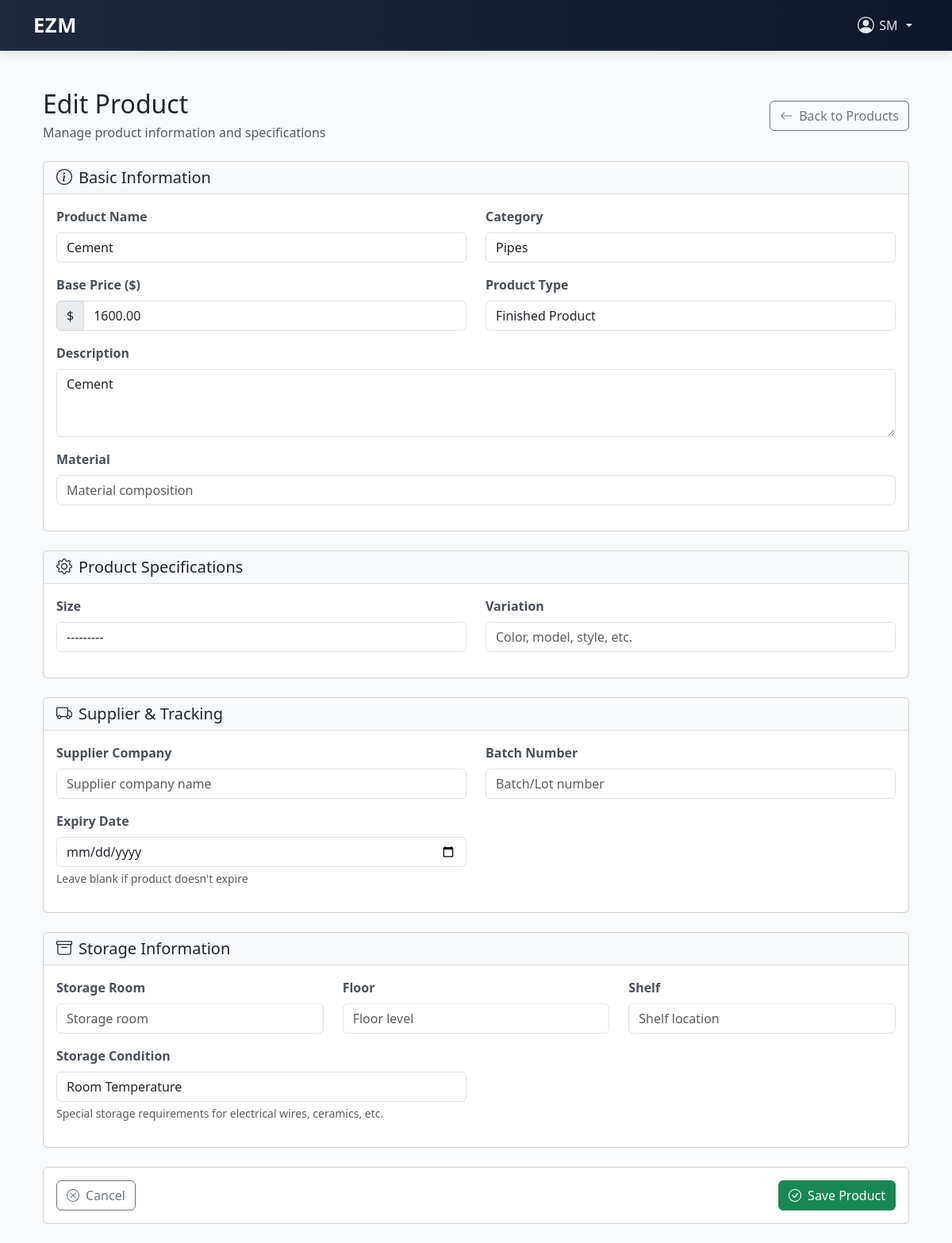
Page /inventory/products/1/edit/ (signed in) on the committed database.
### users/models.py (models this page shows)
class CustomUser(AbstractUser):
    ROLE_CHOICES = [
        ('admin', 'Admin'),
        ('head_manager', 'Head Manager'),
        ('store_manager', 'Store Manager'),
        ('cashier', 'Cashier'),
    ]
    role = models.CharField(max_length=20, choices=ROLE_CHOICES)
    store = models.ForeignKey('store.Store', on_delete=models.SET_NULL, null=True, blank=True) # Add this line
    is_first_login = models.BooleanField(default=True)
    phone_number = models.CharField(max_length=20, blank=True)

### Inventory/models.py (models this page shows, shortened)
class Product(models.Model):
    name = models.CharField(max_length=100)
    category = models.CharField(max_length=100, choices=SETTINGS_CHOICES, default='')
    description = models.TextField()
    price = models.DecimalField(max_digits=10, decimal_places=2)
    material = models.TextField()
    size = models.CharField(max_length=50, choices=SIZE_CHOICES, blank=True, null=True, help_text="Product size")
    variation = models.CharField(max_length=100, blank=True, null=True, help_text="Product variation (color, model, etc.)")
    product_type = models.CharField(max_length=50, choices=PRODUCT_TYPE_CHOICES, default='finished_product', help_text="Type of product")
    supplier_company = models.CharField(max_length=200, blank=True, null=True, help_text="Supplier company name")
    batch_number = models.CharField(max_length=100, blank=True, null=True, help_text="Batch or lot number")
    expiry_date = models.DateField(blank=True, null=True, help_text="Product expiry date (if applicable)")
    room = models.CharField(max_length=50, blank=True, null=True, help_text="Storage room")
    shelf = models.CharField(max_length=50, blank=True, null=True, help_text="Shelf location")
    floor = models.CharField(max_length=50, blank=True, null=True, help_text="Floor level")
    storing_condition = models.CharField(
        max_length=50,
        choices=STORING_CONDITION_CHOICES,
        default='room_temperature',
        help_text="Required storage conditions"
    )
    created_at = models.DateTimeField(auto_now_add=True, null=True, blank=True)
    updated_at = models.DateTimeField(auto_now=True, null=True, blank=True)
    class Meta:
        ordering = ['name']
        indexes = [
            models.Index(fields=['name']),
            models.Index(fields=['category']),
            models.Index(fields=['supplier_company']),
            models.Index(fields=['batch_number']),
            models.Index(fields=['expiry_date']),
        ]

### Inventory/views.py (the view, shortened to what this page needs)
# urls.py: path('products/<int:pk>/edit/', ProductUpdateView.as_view(), name='product_update'),
class ProductUpdateView(LoginRequiredMixin, ManagerAndOwnerMixin, UpdateView):
    model = Product
    form_class = ProductForm
    template_name = 'inventory/product_form.html'
    extra_context = {'title': 'Edit Product'}
    success_url = reverse_lazy('product_list')

### Inventory/views.py (called while the page is built)
    def test_func(self):
        return self.request.user.is_authenticated and self.request.user.role in ['head_manager', 'store_manager']

### store/templates/inventory/product_form.html (shortened to what this page needs)
{% extends 'base.html' %}
{% load widget_tweaks %}
{% block content %}
<div class="container mt-4">
  <div class="row mb-4">
    <div class="col-12">
      <div class="d-flex justify-content-between align-items-center">
        <div>
          <h2 class="mb-1">{{ title }}</h2>
          <p class="text-muted mb-0">Manage product information and specifications</p>
        </div>
        <div>
          <a href="{% url 'product_list' %}" class="btn btn-outline-secondary">
            <i class="bi bi-arrow-left me-2"></i>Back to Products
          </a>
        </div>
      </div>
    </div>
  </div>
  <form method="post" class="needs-validation" novalidate>
    <div class="card mb-4">
      <div class="card-header">
        <h5 class="mb-0"><i class="bi bi-info-circle me-2"></i>Basic Information</h5>
      </div>
      <div class="card-body">
        <div class="row">
          <div class="col-md-6">
            <div class="mb-3">
              <label for="{{ form.name.id_for_label }}" class="form-label">{{ form.name.label }}</label>
              {{ form.name|add_class:"form-control" }}
            </div>
          </div>
          <div class="col-md-6">
            <div class="mb-3">
              <label for="{{ form.category.id_for_label }}" class="form-label">{{ form.category.label }}</label>
              {{ form.category|add_class:"form-control" }}
            </div>
          </div>
        </div>
        <div class="row">
          <div class="col-md-6">
            <div class="mb-3">
              <label for="{{ form.price.id_for_label }}" class="form-label">{{ form.price.label }}</label>
              <div class="input-group">
                <span class="input-group-text">$</span>
                {{ form.price|add_class:"form-control" }}
              </div>
            </div>
          </div>
          <div class="col-md-6">
            <div class="mb-3">
              <label for="{{ form.product_type.id_for_label }}" class="form-label">{{ form.product_type.label }}</label>
              {{ form.product_type|add_class:"form-control" }}
            </div>
          </div>
        </div>
        <div class="mb-3">
          <label for="{{ form.description.id_for_label }}" class="form-label">{{ form.description.label }}</label>
          {{ form.description|add_class:"form-control" }}
        </div>
        <div class="mb-3">
          <label for="{{ form.material.id_for_label }}" class="form-label">{{ form.material.label }}</label>
          {{ form.material|add_class:"form-control" }}
        </div>
      </div>
    </div>
    <div class="card mb-4">
      <div class="card-header">
        <h5 class="mb-0"><i class="bi bi-gear me-2"></i>Product Specifications</h5>
      </div>
      <div class="card-body">
        <div class="row">
          <div class="col-md-6">
            <div class="mb-3">
              <label for="{{ form.size.id_for_label }}" class="form-label">{{ form.size.label }}</label>
              {{ form.size|add_class:"form-control" }}
            </div>
          </div>
          <div class="col-md-6">
            <div class="mb-3">
              <label for="{{ form.variation.id_for_label }}" class="form-label">{{ form.variation.label }}</label>
              {{ form.variation|add_class:"form-control" }}
            </div>
          </div>
        </div>
      </div>
    </div>
    <div class="card mb-4">
      <div class="card-header">
        <h5 class="mb-0"><i class="bi bi-truck me-2"></i>Supplier & Tracking</h5>
      </div>
      <div class="card-body">
        <div class="row">
          <div class="col-md-6">
            <div class="mb-3">
              <label for="{{ form.supplier_company.id_for_label }}" class="form-label">{{ form.supplier_company.label }}</label>
              {{ form.supplier_company|add_class:"form-control" }}
            </div>
          </div>
          <div class="col-md-6">
            <div class="mb-3">
              <label for="{{ form.batch_number.id_for_label }}" class="form-label">{{ form.batch_number.label }}</label>
              {{ form.batch_number|add_class:"form-control" }}
            </div>
          </div>
        </div>
        <div class="row">
          <div class="col-md-6">
            <div class="mb-3">
              <label for="{{ form.expiry_date.id_for_label }}" class="form-label">{{ form.expiry_date.label }}</label>
              {{ form.expiry_date|add_class:"form-control" }}
              <div class="form-text">Leave blank if product doesn't expire</div>
            </div>
          </div>
        </div>
      </div>
    </div>
    <div class="card mb-4">
      <div class="card-header">
        <h5 class="mb-0"><i class="bi bi-archive me-2"></i>Storage Information</h5>
      </div>
      <div class="card-body">
        <div class="row">
          <div class="col-md-4">
            <div class="mb-3">
              <label for="{{ form.room.id_for_label }}" class="form-label">{{ form.room.label }}</label>
              {{ form.room|add_class:"form-control" }}
            </div>
          </div>
          <div class="col-md-4">
            <div class="mb-3">
              <label for="{{ form.floor.id_for_label }}" class="form-label">{{ form.floor.label }}</label>
              {{ form.floor|add_class:"form-control" }}
            </div>
          </div>
          <div class="col-md-4">
            <div class="mb-3">
              <label for="{{ form.shelf.id_for_label }}" class="form-label">{{ form.shelf.label }}</label>
              {{ form.shelf|add_class:"form-control" }}
            </div>
          </div>
        </div>
        <div class="row">
          <div class="col-md-6">
            <div class="mb-3">
              <label for="{{ form.storing_condition.id_for_label }}" class="form-label">{{ form.storing_condition.label }}</label>
              {{ form.storing_condition|add_class:"form-control" }}
              <div class="form-text">Special storage requirements for electrical wires, ceramics, etc.</div>
            </div>
          </div>
        </div>
      </div>
    </div>
    <div class="card">
      <div class="card-body">
        <div class="d-flex justify-content-between">
          <a href="{% url 'product_list' %}" class="btn btn-outline-secondary">
            <i class="bi bi-x-circle me-2"></i>Cancel
          </a>
          <button type="submit" class="btn btn-success">
            <i class="bi bi-check-circle me-2"></i>Save Product
          </button>
        </div>
      </div>
    </div>
  </form>
</div>
{% endblock %}

### store/templates/base.html (shortened to what this page needs)
<!DOCTYPE html>
<html lang="en">
<head>
  <link href="https://cdn.jsdelivr.net/npm/bootstrap@5.3.0/dist/css/bootstrap.min.css" rel="stylesheet" />
  <link href="https://cdn.jsdelivr.net/npm/bootstrap-icons@1.10.5/font/bootstrap-icons.css" rel="stylesheet" />
</head>
<body>
  <nav class="navbar navbar-expand-lg navbar-custom">
    <div class="container">
      <a class="navbar-brand" href="{% url 'login' %}">EZM</a>
      <div class="collapse navbar-collapse justify-content-end" id="navbarContent">
        <ul class="navbar-nav align-items-center">
          {% if user.is_authenticated %}
          <li class="nav-item dropdown">
            <a class="nav-user-dropdown nav-link dropdown-toggle" href="#" id="userDropdown" role="button"
              data-bs-toggle="dropdown" aria-expanded="false">
              <i class="bi bi-person-circle nav-user-icon"></i> {{ user.username }}
            </a>
          </li>
          {% else %}
          <li class="nav-item me-2">
            <a class="nav-link btn btn-light text-dark px-3" href="{% url 'login' %}">Login</a>
          </li>
          {% endif %}
        </ul>
      </div>
    </div>
  </nav>
  <div class="container py-4">
    {% block content %}{% endblock %}
  </div>
</body>
</html>

### store/templates/base.html (style rules this page uses)
body { background-color: #f8fafc; font-family: 'Segoe UI', sans-serif; }
.navbar-custom { background: linear-gradient(to right, #1e293b, #0f172a); box-shadow: 0 4px 12px rgba(0, 0, 0, 0.1); }
.navbar-brand { font-weight: 700; font-size: 1.6rem; letter-spacing: 0.5px; color: #ffffff !important; transition: color 0.3s ease; }
.nav-link { color: #e2e8f0 !important; }
.nav-user-dropdown { color: #fff; cursor: pointer; display: flex; align-items: center; gap: 0.4rem; font-weight: 500; user-select: none; }
.nav-user-icon { font-size: 1.3rem; }

### store/templates/inventory/product_form.html (style rules this page uses)
.card-header { background-color: #f8f9fa; border-bottom: 1px solid #dee2e6; }
.form-label { font-weight: 600; color: #495057; }
.input-group-text { background-color: #e9ecef; border-color: #ced4da; }

### rows in the picture
CustomUser: username "SM"
Product: name "Cement", category "Pipes", price "1600.00", product_type "Finished Product", description "Cement", size "---------", storing_condition "Room Temperature"

### other values in the picture
{{ title }} "Edit Product"
